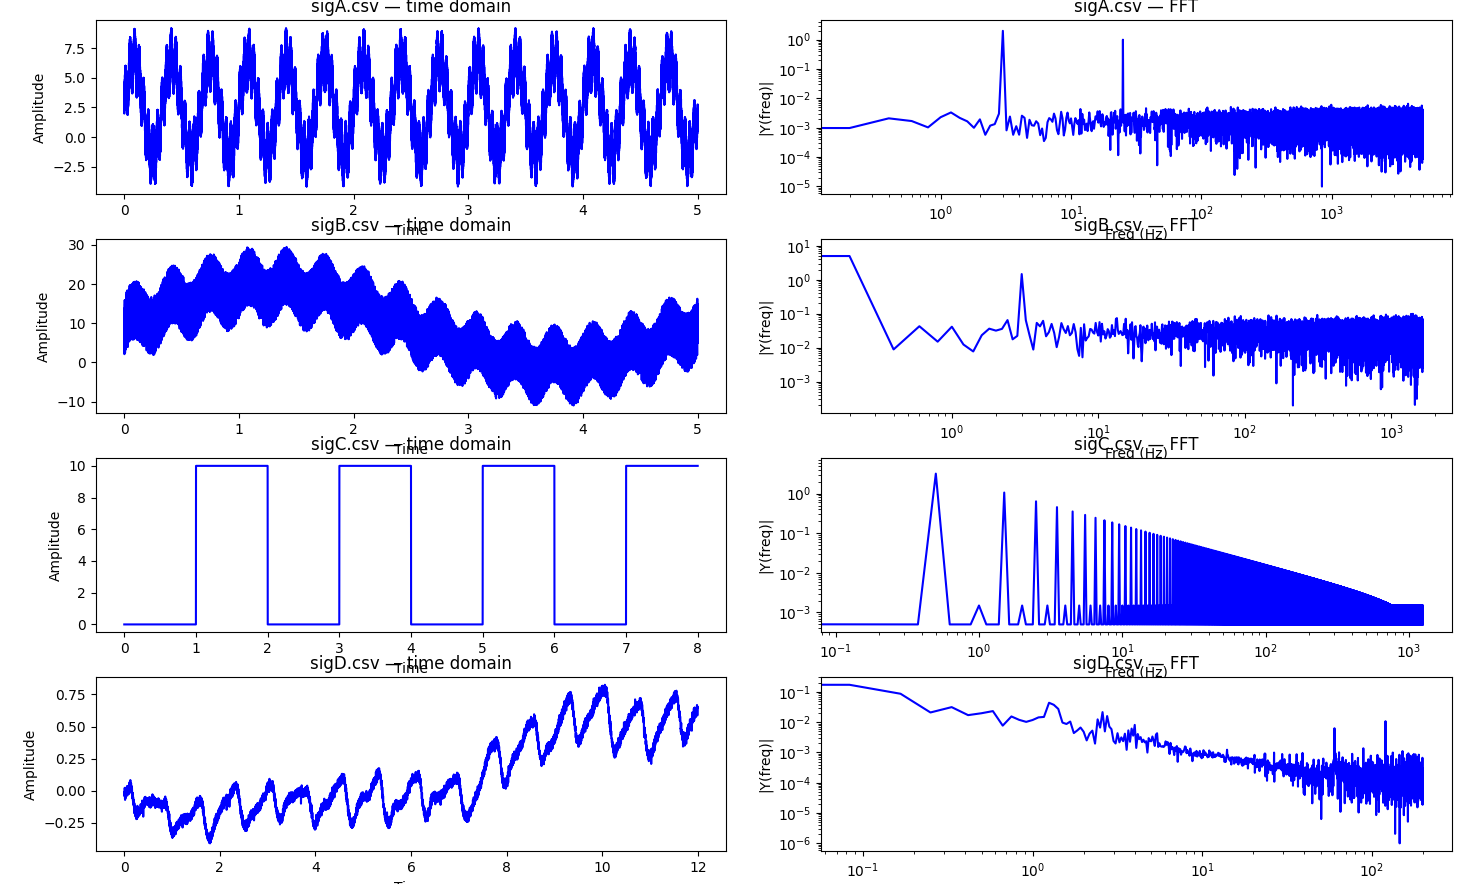

Write Python code to recreate this figure.
from plot import load_csv

import numpy as np
import matplotlib.pyplot as plt

def get_fft(signal, Fs):
    """Returns (frequencies, complex FFT values) for a signal."""
    y = np.array(signal)
    n = len(y)
    k = np.arange(n)
    T = n / Fs
    frq = k / T
    frq = frq[range(int(n/2))]
    Y = np.fft.fft(y) / n
    Y = Y[range(int(n/2))]
    return frq, Y

if __name__ == '__main__':
    files = ['sigA.csv', 'sigB.csv', 'sigC.csv', 'sigD.csv']

    fig, axes = plt.subplots(4, 2, figsize=(12, 16))

    for row, fname in enumerate(files):
        t, s = load_csv(fname)
        t = np.array(t)
        s = np.array(s)

        Fs = len(t) / t[-1]
        frq, Y = get_fft(s, Fs)

        ax1 = axes[row, 0]
        ax2 = axes[row, 1]

        ax1.plot(t, s, 'b')
        ax1.set_xlabel('Time')
        ax1.set_ylabel('Amplitude')
        ax1.set_title(f'{fname} — time domain')

        ax2.loglog(frq, abs(Y), 'b')
        ax2.set_xlabel('Freq (Hz)')
        ax2.set_ylabel('|Y(freq)|')
        ax2.set_title(f'{fname} — FFT')

    plt.tight_layout()
    plt.savefig('all_ffts.png', dpi=150)
    plt.show()
